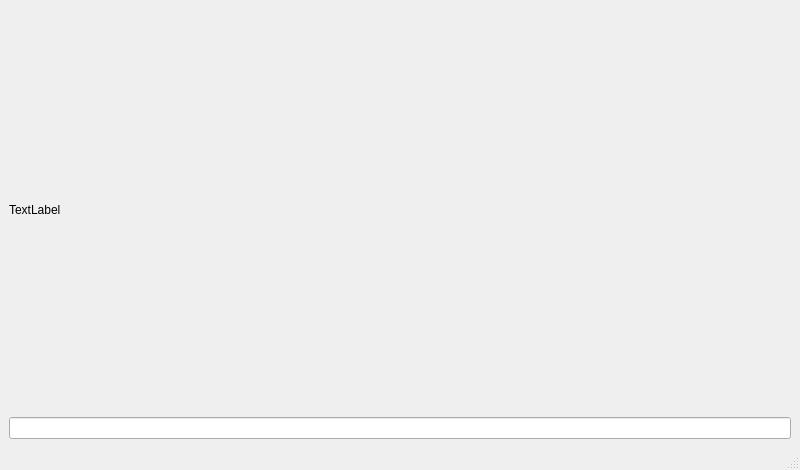
<?xml version="1.0" encoding="UTF-8"?>
<ui version="4.0">
 <class>MainWindow</class>
 <widget class="QMainWindow" name="MainWindow">
  <property name="geometry">
   <rect>
    <x>0</x>
    <y>0</y>
    <width>800</width>
    <height>470</height>
   </rect>
  </property>
  <property name="windowTitle">
   <string>MainWindow</string>
  </property>
  <widget class="QWidget" name="centralwidget">
   <layout class="QGridLayout" name="gridLayout">
    <item row="0" column="0">
     <layout class="QVBoxLayout" name="verticalLayout">
      <item>
       <widget class="QLabel" name="label">
        <property name="text">
         <string>TextLabel</string>
        </property>
       </widget>
      </item>
      <item>
       <widget class="QLineEdit" name="lineEdit"/>
      </item>
     </layout>
    </item>
   </layout>
  </widget>
  <widget class="QMenuBar" name="menubar">
   <property name="geometry">
    <rect>
     <x>0</x>
     <y>0</y>
     <width>800</width>
     <height>25</height>
    </rect>
   </property>
  </widget>
  <widget class="QStatusBar" name="statusbar"/>
 </widget>
 <resources/>
 <connections>
  <connection>
   <sender>lineEdit</sender>
   <signal>textEdited(QString)</signal>
   <receiver>label</receiver>
   <slot>setText(QString)</slot>
   <hints>
    <hint type="sourcelabel">
     <x>219</x>
     <y>417</y>
    </hint>
    <hint type="destinationlabel">
     <x>44</x>
     <y>220</y>
    </hint>
   </hints>
  </connection>
 </connections>
</ui>
